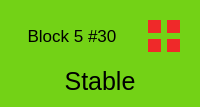
               <widget class="QWidget" name="cell_n30" native="true">
                <property name="styleSheet">
                 <string notr="true">background-color: rgb(115, 210, 22);
border-color: rgb(255, 255, 255);</string>
                </property>
                <layout class="QGridLayout" name="gridLayout_101">
                 <item row="0" column="0">
                  <widget class="QLabel" name="n30">
                   <property name="font">
                    <font>
                     <pointsize>13</pointsize>
                    </font>
                   </property>
                   <property name="text">
                    <string>Block 5 #30</string>
                   </property>
                   <property name="alignment">
                    <set>Qt::AlignCenter</set>
                   </property>
                  </widget>
                 </item>
                 <item row="0" column="1">
                  <widget class="QWidget" name="w30" native="true">
                   <property name="sizePolicy">
                    <sizepolicy hsizetype="Fixed" vsizetype="Fixed">
                     <horstretch>0</horstretch>
                     <verstretch>0</verstretch>
                    </sizepolicy>
                   </property>
                   <property name="minimumSize">
                    <size>
                     <width>50</width>
                     <height>50</height>
                    </size>
                   </property>
                   <property name="maximumSize">
                    <size>
                     <width>50</width>
                     <height>50</height>
                    </size>
                   </property>
                   <layout class="QGridLayout" name="gridLayout_102">
                    <item row="0" column="0">
                     <widget class="QWidget" name="n30_mainsys" native="true">
                      <property name="styleSheet">
                       <string notr="true">background-color: rgb(239, 41, 41);</string>
                      </property>
                     </widget>
                    </item>
                    <item row="0" column="1">
                     <widget class="QWidget" name="n30_mainradar" native="true">
                      <property name="styleSheet">
                       <string notr="true">background-color: rgb(239, 41, 41);</string>
                      </property>
                     </widget>
                    </item>
                    <item row="1" column="0">
                     <widget class="QWidget" name="n30_subsys" native="true">
                      <property name="styleSheet">
                       <string notr="true">background-color: rgb(239, 41, 41);</string>
                      </property>
                     </widget>
                    </item>
                    <item row="1" column="1">
                     <widget class="QWidget" name="n30_subradar" native="true">
                      <property name="styleSheet">
                       <string notr="true">background-color: rgb(239, 41, 41);</string>
                      </property>
                     </widget>
                    </item>
                   </layout>
                  </widget>
                 </item>
                 <item row="1" column="0" colspan="2">
                  <widget class="QLabel" name="n30_display">
                   <property name="font">
                    <font>
                     <pointsize>19</pointsize>
                    </font>
                   </property>
                   <property name="styleSheet">
                    <string notr="true">border-color: rgb(255, 255, 255);</string>
                   </property>
                   <property name="text">
                    <string>Stable</string>
                   </property>
                   <property name="alignment">
                    <set>Qt::AlignCenter</set>
                   </property>
                  </widget>
                 </item>
                </layout>
               </widget>
